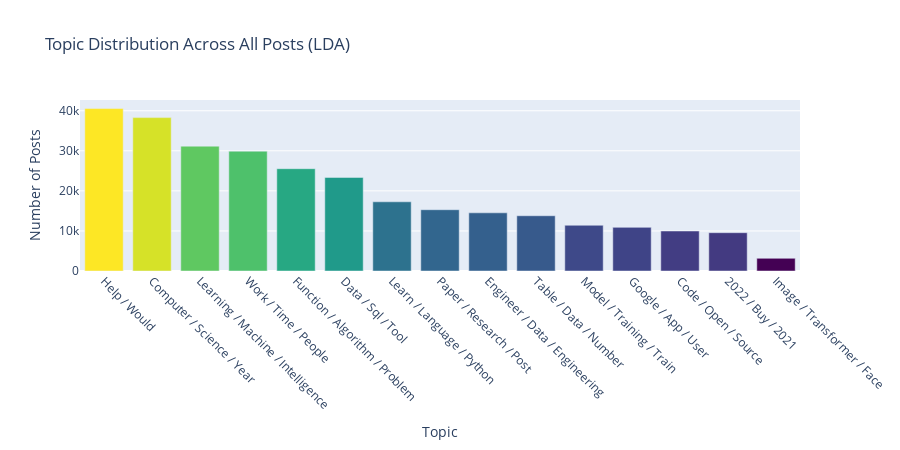

Write notebook code for a chart like this one.
### Markdown cell above
## 4.4 Topic Distribution

### Code cell
# Topic distribution
topic_counts = df['topic_name'].value_counts()

fig = px.bar(x=topic_counts.index, y=topic_counts.values,
             color=topic_counts.values, color_continuous_scale='viridis',
             title='Topic Distribution Across All Posts (LDA)',
             labels={'x': 'Topic', 'y': 'Number of Posts'})
fig.update_layout(height=450, showlegend=False, coloraxis_showscale=False,
                  xaxis_tickangle=45)
fig.show()

# Topic probability distribution — how confident is the model?
fig = px.histogram(df, x='lda_topic_prob', nbins=50,
                   title='LDA Topic Assignment Confidence',
                   labels={'lda_topic_prob': 'Topic Probability'})
fig.update_layout(height=350)
fig.show()

print(f"\nAvg topic confidence: {df['lda_topic_prob'].mean():.3f}")
print(f"Posts with confidence > 0.5: {(df['lda_topic_prob'] > 0.5).mean():.1%}")

### Figure 1 — Plotly figure (JSON) as saved in the notebook; plotly's stock layout.template omitted (floating-point values rounded to 4 significant figures)
{"data": [{"hovertemplate": "Topic=%{x}<br>Number of Posts=%{y}<br>color=%{marker.color}<extra></extra>", "legendgroup": "", "marker": {"color": [40549, 38285, 31162, 29909, 25534, 23359, 17274, 15299, 14523, 13793, 11413, 10894, 9981, 9563, 3166], "coloraxis": "coloraxis", "pattern": {"shape": ""}}, "name": "", "orientation": "v", "showlegend": false, "textposition": "auto", "type": "bar", "x": ["Help / Would", "Computer / Science / Year", "Learning / Machine / Intelligence", "Work / Time / People", "Function / Algorithm / Problem", "Data / Sql / Tool", "Learn / Language / Python", "Paper / Research / Post", "Engineer / Data / Engineering", "Table / Data / Number", "Model / Training / Train", "Google / App / User", "Code / Open / Source", "2022 / Buy / 2021", "Image / Transformer / Face"], "xaxis": "x", "y": [40549, 38285, 31162, 29909, 25534, 23359, 17274, 15299, 14523, 13793, 11413, 10894, 9981, 9563, 3166], "yaxis": "y"}], "layout": {"barmode": "relative", "coloraxis": {"colorbar": {"title": {"text": "color"}}, "colorscale": [[0, "#440154"], [0.1111, "#482878"], [0.2222, "#3e4989"], [0.3333, "#31688e"], [0.4444, "#26828e"], [0.5556, "#1f9e89"], [0.6667, "#35b779"], [0.7778, "#6ece58"], [0.8889, "#b5de2b"], [1, "#fde725"]], "showscale": false}, "height": 450, "legend": {"tracegroupgap": 0}, "showlegend": false, "title": {"text": "Topic Distribution Across All Posts (LDA)"}, "xaxis": {"anchor": "y", "domain": [0, 1], "tickangle": 45, "title": {"text": "Topic"}}, "yaxis": {"anchor": "x", "domain": [0, 1], "title": {"text": "Number of Posts"}}}}
